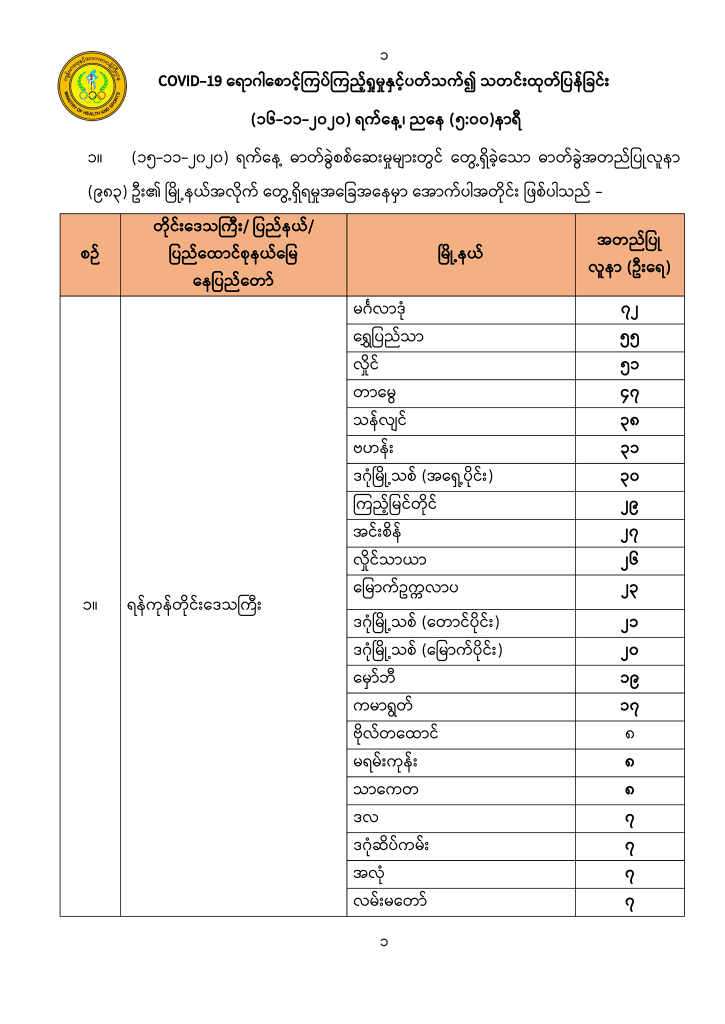
#> input picture test/1.png, 1449 x 2048 px (shown at 1/2 size)
$ python paing.py
#> lines starting #> are read from the running program, lines starting #| are printed output that depends on the picture; after the words box and inside, x2 and y2 are one past the last pixel; in counts of white or black regions, pixels touching at a corner belong together
#> in main, src is the input picture: shape (2048, 1449, 3); mean B, G, R 235.9, 239.6, 244
### scripts/ROI_selection.py

# -*- coding: utf-8 -*-
"""-
Created on Tue Jun 16 15:48:11 2020


@author: My Laptop
"""

"""
@file hough_lines.py
@brief This program demonstrates line finding with the Hough transform
"""
import sys
import math
import cv2 as cv
import numpy as np

def is_vertical(line):
    return line[0]==line[2]

def is_horizontal(line):
    return line[1]==line[3]

def overlapping_filter(lines, sorting_index):
    filtered_lines = []

    lines = sorted(lines, key=lambda lines: lines[sorting_index])

    for i in range(len(lines)):
            l_curr = lines[i]
            if(i>0):
                l_prev = lines[i-1]
                if ( (l_curr[sorting_index] - l_prev[sorting_index]) > 5):
                    filtered_lines.append(l_curr)
            else:
                filtered_lines.append(l_curr)

    return filtered_lines

def detect_lines(image, title='default', rho = 1, theta = np.pi/180, threshold = 51, minLinLength = 20, maxLineGap = 6, display = False, write = False):
    # Check if image is loaded fine
#> called with title = 'default', rho = 1, theta = 0.0175, threshold = 51, minLinLength = 350, maxLineGap = 6, display = True, write = True
    gray = cv.cvtColor(image, cv.COLOR_BGR2GRAY)
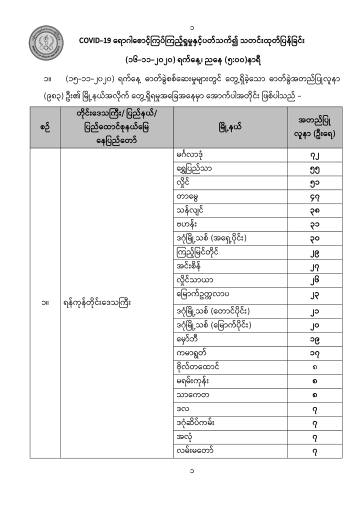
#> gray: shape (2048, 1449) (shown at 1/4 size); min 0, max 255, mean 240.5

    if gray is None:
        print ('Error opening image!')
        return -1

    dst = cv.Canny(gray, 50, 150, None, 3)
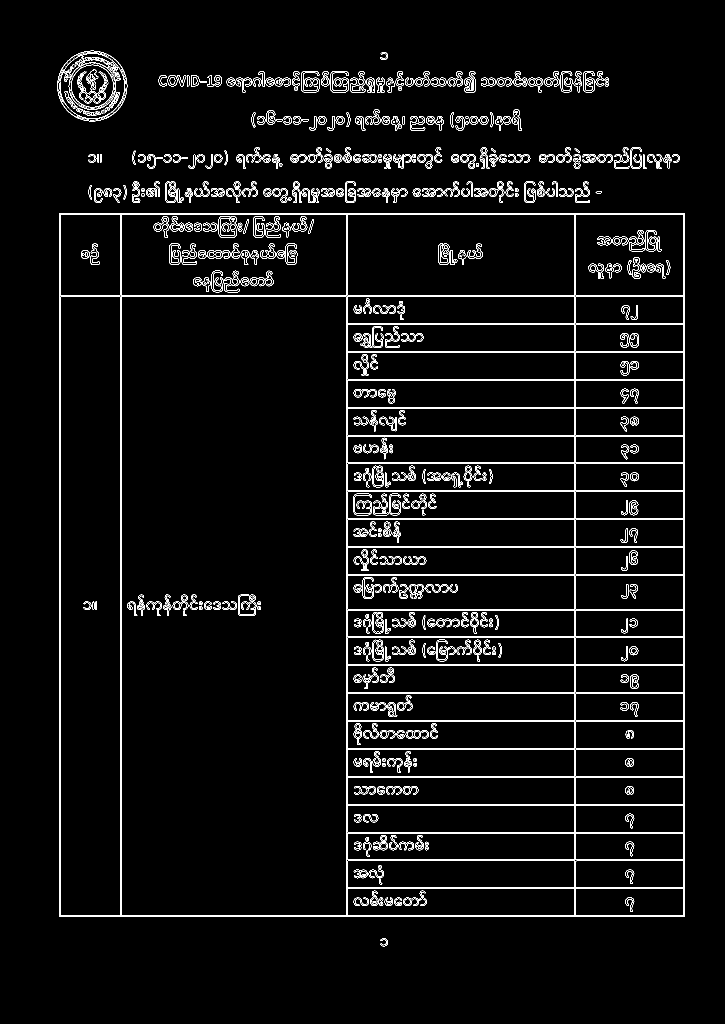
#> dst: shape (2048, 1449) (shown at 1/2 size); 3.8% white in thin lines or dots, all inside (x1, y1, x2, y2) = (115, 101, 1370, 1893)

    # Copy edges to the images that will display the results in BGR
    cImage = np.copy(image)

    #linesP = cv.HoughLinesP(dst, 1 , np.pi / 180, 50, None, 290, 6)
    linesP = cv.HoughLinesP(dst, rho , theta, threshold, None, minLinLength, maxLineGap)
#> linesP = 58 rows, first 6: [1367, 1833, 1367, 426], [121, 1833, 121, 426], [692, 1833, 692, 426], [119, 1833, 119, 426], [1369, 1833, 1369, 426], [120, 426, 1368, 426]

    horizontal_lines = []
    vertical_lines = []

    if linesP is not None:
        #for i in range(40, nb_lines):
        for i in range(0, len(linesP)):
            l = linesP[i][0]

            if (is_vertical(l)):
                vertical_lines.append(l)

            elif (is_horizontal(l)):
                horizontal_lines.append(l)
#> this loop made 58 passes
#> after the loop, horizontal_lines = 48 items, first 6: [120, 426, 1368, 426], [122, 591, 1366, 591], [120, 1833, 1368, 1833], [122, 593, 1366, 593], [122, 428, 1366, 428], [122, 1831, 1366, 1831]; vertical_lines = [[1367, 1833, 1367, 426], [121, 1833, 121, 426], [692, 1833, 692, 426], [119, 1833, 119, 426], [1369, 1833, 1369, 426], [694, 1833, 694, 428], [1151, 1833, 1151, 428], [242, 1833, 242, 428], [1149, 1833, 1149, 428], [240, 1833, 240, 428]]

        horizontal_lines = overlapping_filter(horizontal_lines, 1)
#> in overlapping_filter, `lines = sorted(lines, key=lambda lines: lines[sorting_index])`: lines = 48 items, first 6: [120, 426, 1368, 426], [122, 428, 1366, 428], [122, 591, 1366, 591], [122, 593, 1366, 593], [695, 647, 1366, 647], [695, 649, 1366, 649]
#> the loop in overlapping_filter, `for i in range(len(lines)):` made 48 passes
#> (l_curr, l_prev) on passes 2 to 9: ([122, 428, 1366, 428], [120, 426, 1368, 426]), ([122, 591, 1366, 591], [122, 428, 1366, 428]), ([122, 593, 1366, 593], [122, 591, 1366, 591]), ([695, 647, 1366, 647], [122, 593, 1366, 593]), ([695, 649, 1366, 649], [695, 647, 1366, 647]), ([695, 702, 1366, 702], [695, 649, 1366, 649]), ([695, 704, 1366, 704], [695, 702, 1366, 702]), ([695, 758, 1366, 758], [695, 704, 1366, 704])
#> after the loop in overlapping_filter, `for i in range(len(lines)):`: filtered_lines = 24 items, first 6: [120, 426, 1368, 426], [122, 591, 1366, 591], [695, 647, 1366, 647], [695, 702, 1366, 702], [695, 758, 1366, 758], [695, 814, 1366, 814]
#> horizontal_lines has the same summary as filtered_lines in overlapping_filter
        vertical_lines = overlapping_filter(vertical_lines, 0)
#> the loop in overlapping_filter (call 2), `for i in range(len(lines)):` made 10 passes
#> (l_curr, l_prev) on passes 2 to 9: ([121, 1833, 121, 426], [119, 1833, 119, 426]), ([240, 1833, 240, 428], [121, 1833, 121, 426]), ([242, 1833, 242, 428], [240, 1833, 240, 428]), ([692, 1833, 692, 426], [242, 1833, 242, 428]), ([694, 1833, 694, 428], [692, 1833, 692, 426]), ([1149, 1833, 1149, 428], [694, 1833, 694, 428]), ([1151, 1833, 1151, 428], [1149, 1833, 1149, 428]), ([1367, 1833, 1367, 426], [1151, 1833, 1151, 428])
#> vertical_lines = [[119, 1833, 119, 426], [240, 1833, 240, 428], [692, 1833, 692, 426], [1149, 1833, 1149, 428], [1367, 1833, 1367, 426]]

    count_row = []
    count_column = []

    if (display):
        for i, line in enumerate(horizontal_lines):
            cv.line(cImage, (line[0], line[1]), (line[2], line[3]), (0,255,0), 3, cv.LINE_AA)

            cv.putText(cImage, str(i) + "h", (line[0] + 5, line[1]), cv.FONT_HERSHEY_SIMPLEX,
                       0.5, (0, 0, 0), 1, cv.LINE_AA)
            count_row.append(i)
#> this loop made 24 passes
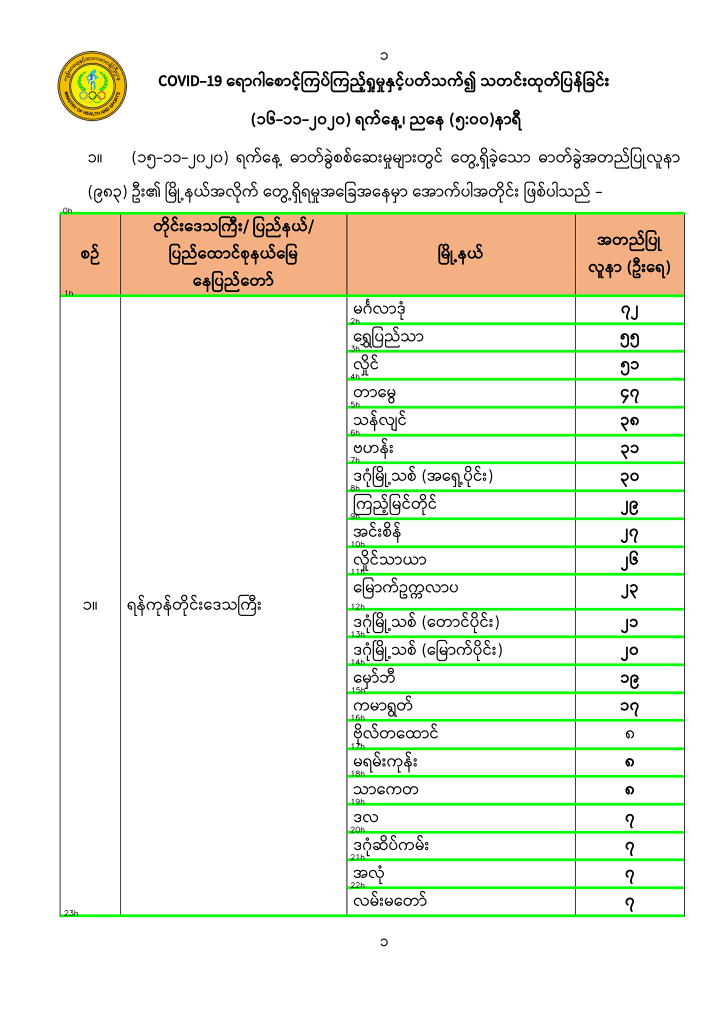
#> cImage: shape (2048, 1449, 3) (shown at 1/2 size); 4.31% of pixels changed, all inside (x1, y1, x2, y2) = (117, 414, 1372, 1835)
#> after the loop, count_row = [0, 1, 2, 3, 4, 5, 6, 7, 8, 9, 10, 11, 12, 13, 14, 15, 16, 17, 18, 19, 20, 21, 22, 23]
        '''
        cv.namedWindow('Hooo',cv.WINDOW_NORMAL)
        cv.resizeWindow('Hooo', 600,600)
        cv.imshow("Hooo", cImage)
        '''

        for i, line in enumerate(vertical_lines):
            cv.line(cImage, (line[0], line[1]), (line[2], line[3]), (0,0,255), 3, cv.LINE_AA)
            cv.putText(cImage, str(i) + "v", (line[0], line[1] + 5), cv.FONT_HERSHEY_SIMPLEX,
                       0.5, (0, 0, 0), 1, cv.LINE_AA)
            count_column.append(i)
#> this loop made 5 passes
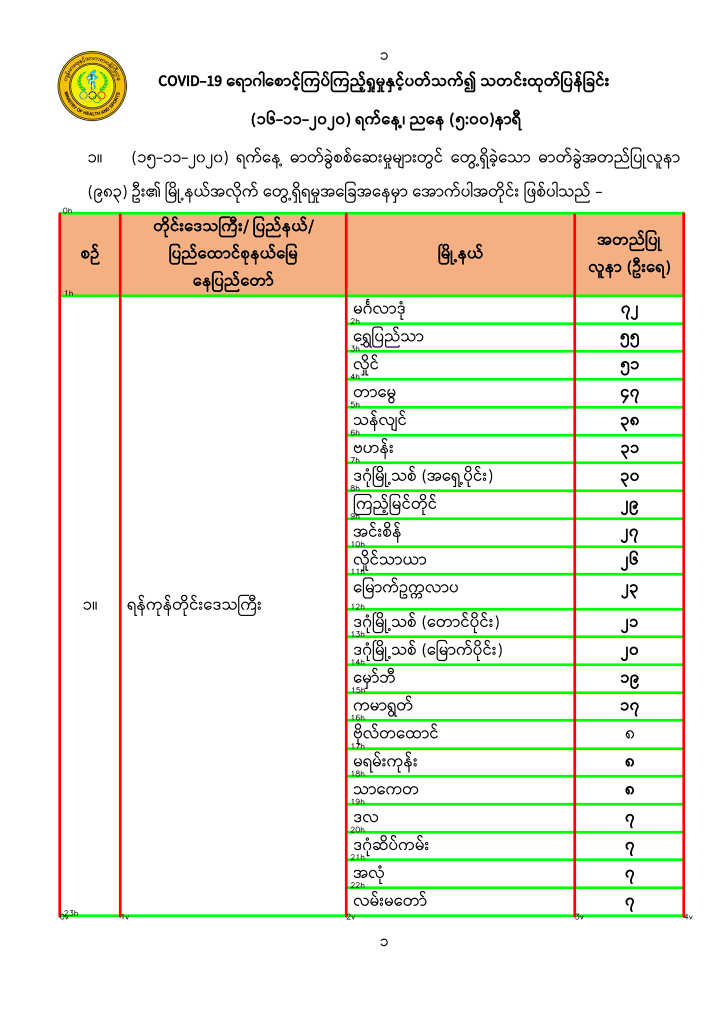
#> cImage: shape (2048, 1449, 3) (shown at 1/2 size); 1.68% of pixels changed, all inside (x1, y1, x2, y2) = (116, 424, 1386, 1840)
#> after the loop, count_column = [0, 1, 2, 3, 4]
        '''
        cv.namedWindow('Hooo',cv.WINDOW_NORMAL)
        cv.resizeWindow('Hooo', 600,600)
        cv.imshow("Hooo", cImage)
        '''
            # [5 lines of commented-out code are left out]
        cv.waitKey(0)
        cv.destroyAllWindows()

    if (write):
        cv.imwrite("../Images/" + title + ".png", cImage);

    print("Count Column: ")
    print(count_column)
#| [0, 1, 2, 3, 4]
    return (horizontal_lines, vertical_lines, count_row[-1], count_column[-1])

def get_cropped_image(image, x, y, w, h):
    cropped_image = image[ y:y+h , x:x+w ]
    return cropped_image

# [24 lines left out: functions get_ROI, main, not called in this run]

# [2 lines that do not run on import are left out]

### scripts/paing.py
# -*- coding: utf-8 -*-
"""
Created on Thu Jul  2 10:21:08 2020

@author: Fazlur Rahman
"""

from preprocessing import get_grayscale, get_binary, invert_area, draw_text, detect
from ROI_selection import detect_lines, get_ROI
import cv2 as cv

# Save Dictionary file as CSV
import csv

def main(display = False, print_text = False, write = False):
    # filename = '../images/source7.png'

    filename = '../test/1.png' #testing file by Pi

    # src = cv.imread(cv.samples.findFile(filename))
    src = cv.imread(filename)


#> (the run stopped early here; a loop or call above may not have finished)

$ run again, with test/2.png copied over test/1.png
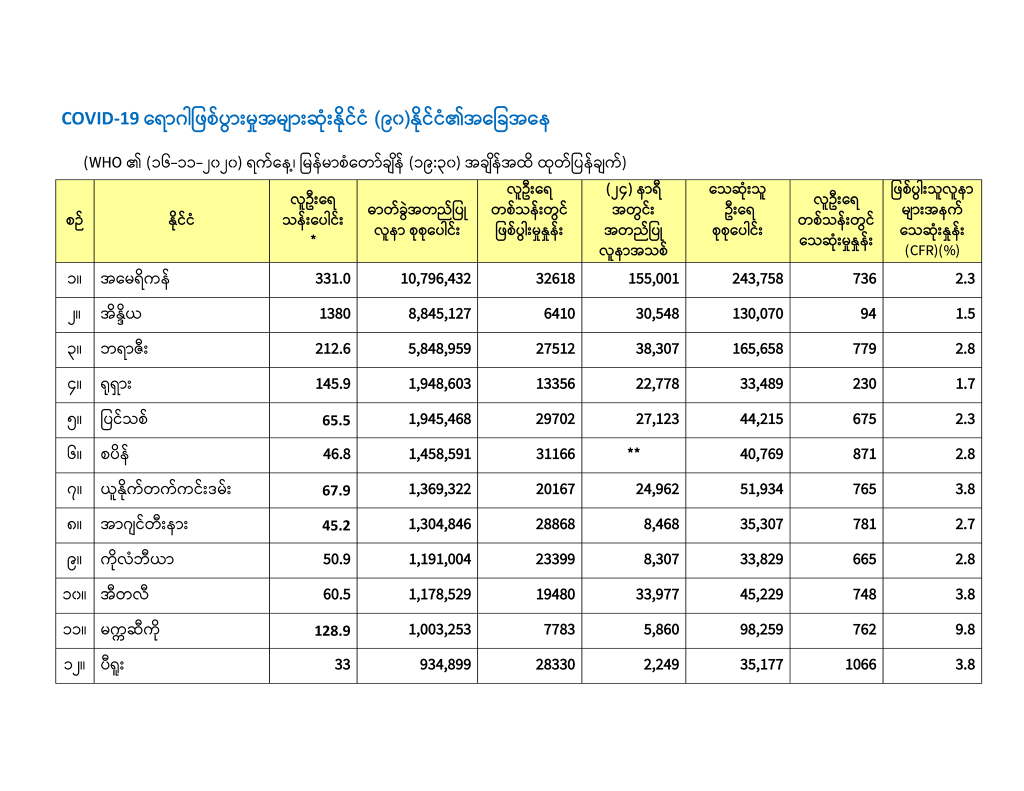
#> input picture test/2.png, 2048 x 1582 px (shown at 1/2 size)
#> in main, src is the input picture: shape (1582, 2048, 3); mean B, G, R 234.1, 242.4, 242
#> in detect_lines, `dst = cv.Canny(gray, 50, 150, None, 3)`:
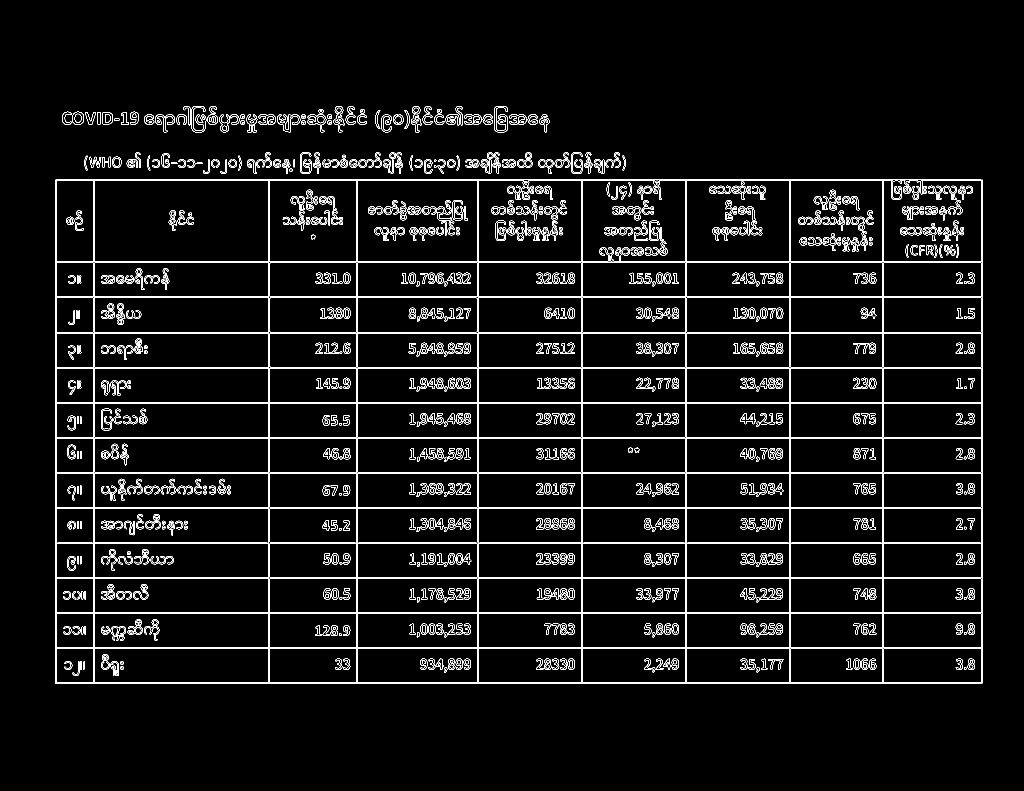
#> dst: shape (1582, 2048) (shown at 1/2 size); 4.7% white in thin lines or dots, all inside (x1, y1, x2, y2) = (110, 212, 1965, 1368)
#> linesP = 48 rows, first 6: [110, 1014, 1964, 1014], [110, 1157, 1964, 1157], [110, 1297, 1964, 1297], [110, 876, 1964, 876], [110, 946, 1964, 946], [110, 804, 1964, 804]
#> the loop in detect_lines, `for i in range(0, len(linesP)):` made 48 passes
#> after the loop in detect_lines, `for i in range(0, len(linesP)):`: horizontal_lines = 28 items, first 6: [110, 1014, 1964, 1014], [110, 1157, 1964, 1157], [110, 1297, 1964, 1297], [110, 876, 1964, 876], [110, 946, 1964, 946], [110, 804, 1964, 804]; vertical_lines = 20 items, first 6: [539, 1364, 539, 360], [1765, 1364, 1765, 361], [1164, 1364, 1164, 361], [537, 1364, 537, 360], [1579, 1364, 1579, 361], [1581, 1364, 1581, 361]
#> lines = 28 items, first 6: [112, 358, 1962, 358], [1318, 360, 1784, 360], [110, 523, 1964, 523], [110, 525, 1964, 525], [110, 593, 1964, 593], [110, 595, 1964, 595]
#> the loop in overlapping_filter, `for i in range(len(lines)):` made 28 passes
#> (l_curr, l_prev) on passes 2 to 9: ([1318, 360, 1784, 360], [112, 358, 1962, 358]), ([110, 523, 1964, 523], [1318, 360, 1784, 360]), ([110, 525, 1964, 525], [110, 523, 1964, 523]), ([110, 593, 1964, 593], [110, 525, 1964, 525]), ([110, 595, 1964, 595], [110, 593, 1964, 593]), ([110, 664, 1964, 664], [110, 595, 1964, 595]), ([110, 666, 1964, 666], [110, 664, 1964, 664]), ([110, 734, 1964, 734], [110, 666, 1964, 666])
#> after the loop in overlapping_filter, `for i in range(len(lines)):`: filtered_lines = 14 items, first 6: [112, 358, 1962, 358], [110, 523, 1964, 523], [110, 593, 1964, 593], [110, 664, 1964, 664], [110, 734, 1964, 734], [110, 804, 1964, 804]
#> in detect_lines, `horizontal_lines = overlapping_filter(horizontal_lines, 1)`: horizontal_lines has the same summary as filtered_lines in overlapping_filter
#> the loop in overlapping_filter (call 2), `for i in range(len(lines)):` made 20 passes
#> (l_curr, l_prev) on passes 2 to 9: ([112, 1364, 112, 360], [110, 1366, 110, 359]), ([187, 1364, 187, 360], [112, 1364, 112, 360]), ([189, 1364, 189, 360], [187, 1364, 187, 360]), ([537, 1364, 537, 360], [189, 1364, 189, 360]), ([539, 1364, 539, 360], [537, 1364, 537, 360]), ([713, 1364, 713, 360], [539, 1364, 539, 360]), ([715, 1364, 715, 360], [713, 1364, 713, 360]), ([954, 1364, 954, 360], [715, 1364, 715, 360])
#> in detect_lines, `vertical_lines = overlapping_filter(vertical_lines, 0)`: vertical_lines = [[110, 1366, 110, 359], [187, 1364, 187, 360], [537, 1364, 537, 360], [713, 1364, 713, 360], [954, 1364, 954, 360], [1162, 1364, 1162, 361], [1370, 1364, 1370, 361], [1579, 1364, 1579, 361], [1765, 1364, 1765, 361], [1962, 1364, 1962, 360]]
#> the loop in detect_lines, `for i, line in enumerate(horizontal_lines):` made 14 passes
#> after the loop in detect_lines, `for i, line in enumerate(horizontal_lines):`: count_row = [0, 1, 2, 3, 4, 5, 6, 7, 8, 9, 10, 11, 12, 13]
#> the loop in detect_lines, `for i, line in enumerate(vertical_lines):` made 10 passes
#> after the loop in detect_lines, `for i, line in enumerate(vertical_lines):`:
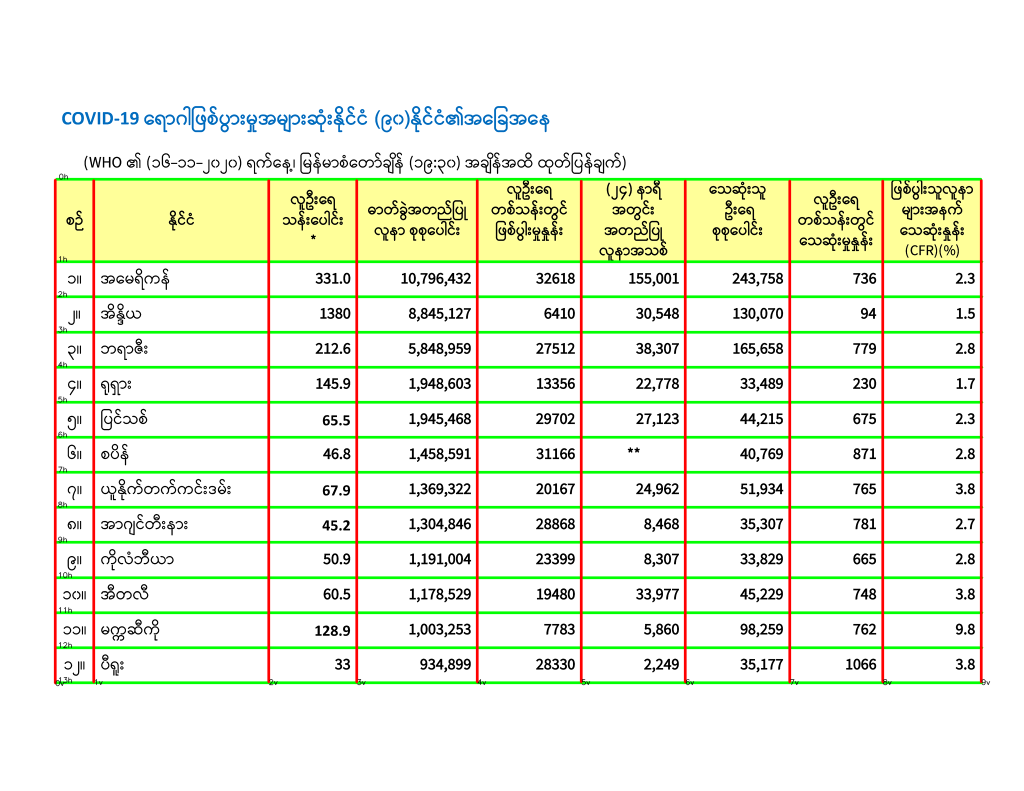
#> cImage: shape (1582, 2048, 3) (shown at 1/2 size); mean B, G, R 223.4, 242.1, 235.2
#> after the loop in detect_lines, `for i, line in enumerate(vertical_lines):`: count_column = [0, 1, 2, 3, 4, 5, 6, 7, 8, 9]
#| [0, 1, 2, 3, 4, 5, 6, 7, 8, 9]
